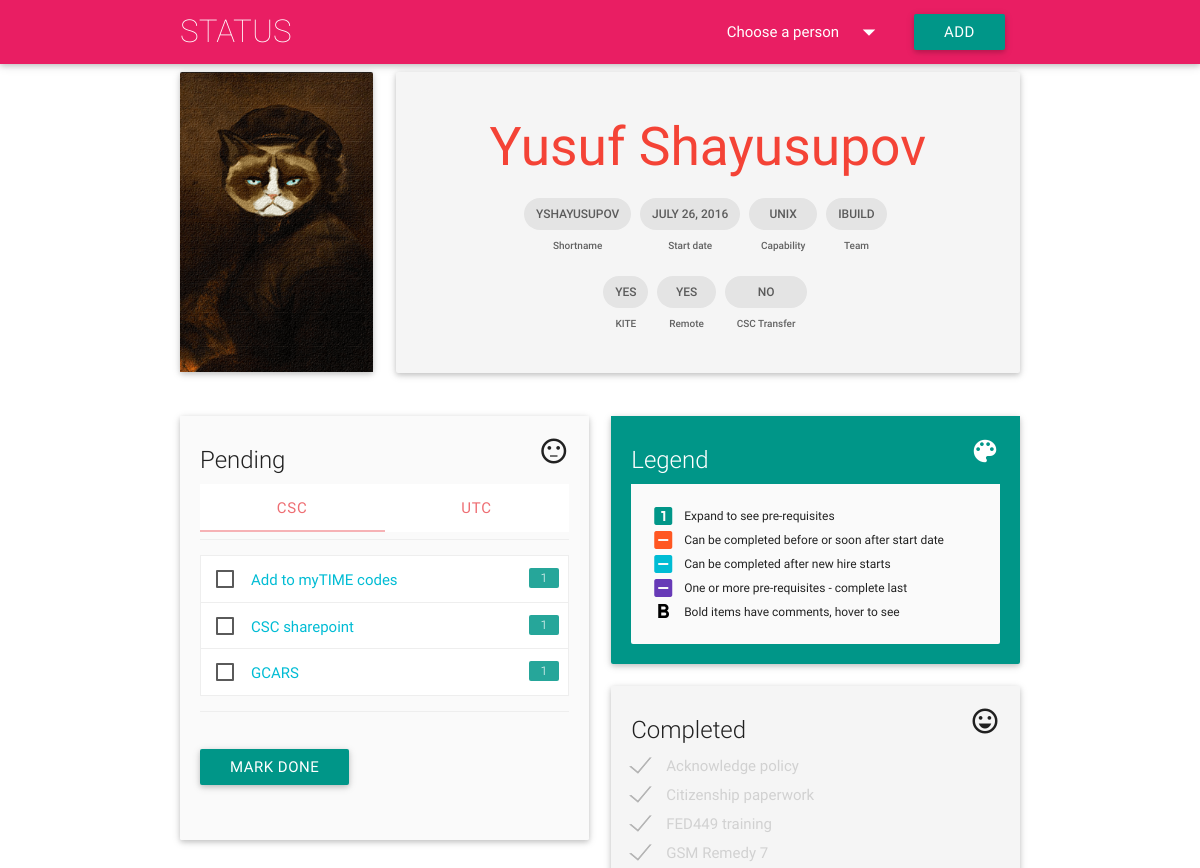
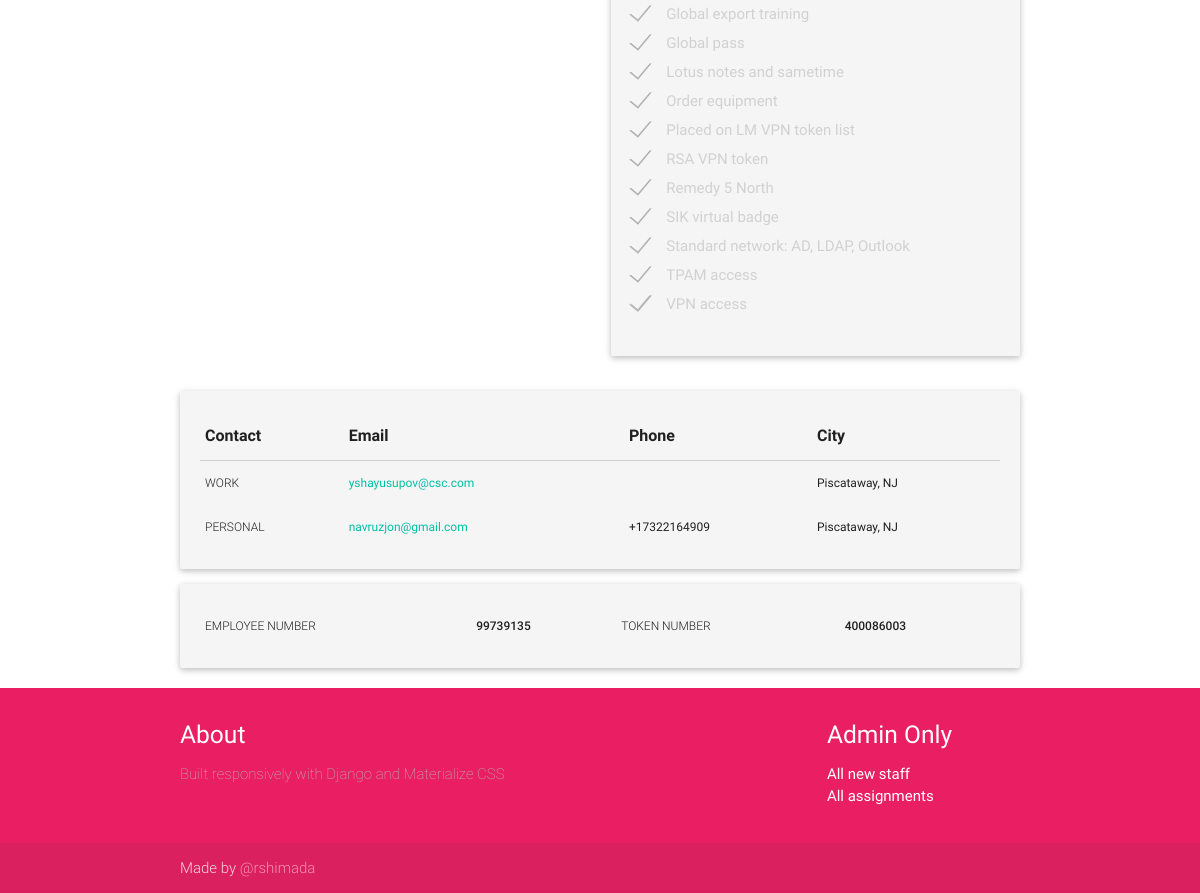
The page /yshayusupov on the database its author committed (2 pictures, top to bottom).
### app/models.py (models this page shows)
class Person(models.Model):
    TEAM_CHOICES = (
        ('iACTION', 'iACTION'),
        ('iBUILD', 'iBUILD'),
        ('iENHANCE', 'iENHANCE'),
        ('iSOLVE', 'iSOLVE'))
    EMPLOY_CHOICES = (
        ('Contractor', 'Contractor'),
        ('Employee', 'Employee'))
    SITE_CHOICES = (
        ('Hartford', 'Hartford'),
        ('Puerto Rico', 'Puerto Rico'))
    firstname = models.CharField(max_length=200, verbose_name='First name')
    lastname = models.CharField(max_length=200, verbose_name='Last name')
    shortname = models.CharField(max_length=200, unique=True, verbose_name='CSC shortname')
    startdate = models.DateField(auto_now_add=False, verbose_name='Start date')
    addeddate = models.DateTimeField(auto_now_add=True, verbose_name='Date added to status app')
    personalstreet = models.CharField(max_length=50, blank=True, verbose_name='Home street address')
    personalcity = models.CharField(max_length=50, blank=True, verbose_name='Home city')
    personalstate = models.CharField(max_length=50, blank=True, verbose_name='Home state (abbreviation)')
    personalzip = models.CharField(max_length=5, blank=True, verbose_name='Home zip code')
    personalemail = models.EmailField(max_length=50, blank=True, verbose_name='Personal email address')
    personalphone = PhoneNumberField(blank=True, verbose_name='Personal phone number, format: +1 860 888 6060')
    workphone = PhoneNumberField(blank=True, verbose_name='Work phone number')
    workstreet = models.CharField(max_length=50, blank=True, verbose_name='Work street address')
    workcity = models.CharField(max_length=50, verbose_name='Work city', default='Hartford')
    workstate = models.CharField(max_length=50, verbose_name='Work state', default='CT')
    workzip = models.CharField(max_length=5, blank=True, verbose_name='Work zip code')
    worksite = models.CharField(max_length=20, blank=True, choices=SITE_CHOICES, verbose_name="Work site")
    capability = models.CharField(max_length=20, choices=CAPABILITY_CHOICES, default='Wintel')
    team = models.CharField(max_length=20, choices=TEAM_CHOICES, default='iBUILD')
    kite = models.BooleanField(default=False, verbose_name='Assigned to KITE project')
    remote = models.BooleanField(default=False, verbose_name='Working remotely')
    employid = models.CharField(max_length=15, blank=True, verbose_name='Employee number or PRN')
    employtype = models.CharField(max_length=50, choices=EMPLOY_CHOICES, default='Contractor', verbose_name='Employment Type')
    cscid = models.CharField(max_length=10, blank=True, verbose_name='CSC UTC account name, e.g. XMDS123')
    csctransfer = models.BooleanField(default=False, verbose_name='Existing CSC transfer from another account')
    tokenserial = models.CharField(max_length=15, blank=True, verbose_name='CSC token serial number (if transfer)')
    class Meta:
        ordering = ['-addeddate']
        verbose_name_plural = 'people'
        unique_together = ("firstname", "lastname")
    def __str__(self):
        return '{0} {1}'.format(self.firstname, self.lastname)

class Assignment(models.Model):
    person = models.ForeignKey(Person)
    task = models.ForeignKey(Task)
    comment = models.CharField(max_length=200, blank=True)
    complete = models.BooleanField(default=False)
    class Meta:
        ordering = ['task']
    def __str__(self):
        return self.task.title

class Task(models.Model):
    BU_CHOICES = (
        ('CSC', 'CSC'),
        ('All UTC', 'All UTC'),
        ('CORP', 'Corp'),
        ('CCS', 'CCS (Carrier/FS)'),
        ('OTIS', 'Otis'),
        ('PW', 'P&W'),
        ('SIK', 'Sik'),
        ('UTAS', 'UTAS'),
        ('UTRC', 'UTRC'))
    title = models.CharField(max_length=200)
    description = models.CharField(max_length=600, blank=True)
    stage = models.CharField(max_length=2, blank=True)
    predecessor = models.ManyToManyField("self", symmetrical=False, blank=True)
    vpnrequired = models.BooleanField(default=False, verbose_name='VPN required for this')
    capability = models.CharField(max_length=20, choices=CAPABILITY_CHOICES, blank=True)
    division = models.CharField(max_length=20, choices=BU_CHOICES, blank=True)
    class Meta:
        ordering = ['title', 'stage', 'id']
    def __str__(self):
        return '{0}'.format(self.title)

### app/views.py (the view, shortened to what this page needs)
# urls.py: url(r'^(?P<shortname>\w+)', views.profile),
@require_http_methods(["GET", "POST"])
def profile(request, shortname=None):
    people = Person.objects.order_by('-addeddate')
    person = get_object_or_404(Person, shortname=shortname)
    assignments = Assignment.objects.filter(person=person)
    randimg = random.randint(1, 20)
    form = AssignmentForm(request.POST or None)
    context = {'shortname': shortname,
                'people': people,
                'person': person,
                'assignments': assignments,
                'form': form,
                'message': messages,
                'randimg': randimg}
    return render(request, 'app/profile.html', context)

### app/forms.py
class AssignmentForm(ModelForm):
    class Meta:
        model = Assignment
        fields = ['person', 'task', 'complete']

### app/templates/app/profile.html (shortened to what this page needs)
{% extends "app/index.html" %}
{% load staticfiles %}
{% block content %}
<div class="container">
  <div class="row">
    <div class="col l3 hide-on-med-and-down">
      <div class="card">
        <div class="card-image waves-effect waves-block waves-light">
          <a href="/{{ shortname }}">
            <img src="static/app/img/cat/cat-{{ randimg }}-min.png"></a>
        </div>
      </div>
    </div>
    <div class="col s12 l9">
      <div class="card profile-card">
        <div class="card-content center">
          <span class="card-title red-text">
            <a class="red-text" href="/{{ shortname }}">
              <h2 class="header">{{ person }}</h2></a>
          </span>
          <div class="row">
            <div class="chip">
              <p class="card-item">{{ shortname }}</p>
              Shortname
            </div>
            <div class="chip">
              <p class="card-item">{{ person.startdate }}</p>
              Start date
            </div>
            <div class="chip">
              <p class="card-item">{{ person.capability }}</p>
              Capability
            </div>
            <div class="chip">
              <p class="card-item">{{ person.team }}</p>
              Team
            </div>
          </div>
          <div class="row">
            <div class="chip">
              {% if not person.kite %}<p class="card-item">No</p>
              {% else %}<p class="card-item">Yes</p>{% endif %}
              KITE
            </div>
            <div class="chip">
              {% if not person.remote %}<p class="card-item">No</p>
              {% else %}<p class="card-item">Yes</p>{% endif %}
              Remote
            </div>
            <div class="chip">
              {% if not person.csctransfer %}<p class="card-item">No</p>
              {% else %}<p class="card-item">Yes</p>{% endif %}
              CSC Transfer
            </div>
          </div>
        </div>
      </div>
    </div>
  </div>
  <div class="row">
    <div class="col s12 l6">
      <div class="card">
        <div class="card-content grey lighten-5">
          <span class="card-title">Pending
            <i class="right small material-icons">sentiment_neutral</i>
          </span>
          <div class="row">
              <div class="col s12">
                <ul class="tabs">
                  <li class="tab col s3"><a class="active" href="#csc_tasks">CSC</a></li>
                  <li class="tab col s3"><a href="#utc_tasks">UTC</a></li>
                </ul>
              </div>
              <div id="csc_tasks" class="col s12">
          <form action="" method="POST">
              <ul class="collapsible" data-collapsible="accordion">
              </ul>
              <ul class="collapsible" data-collapsible="accordion">
              </ul>
              <ul class="collapsible" data-collapsible="accordion">
              </ul>
            <br /><input type="submit" value="mark done" class="teal btn waves-light">
          </form>
            </div>
          </div>
        </div>
      </div>
    </div>
    <div class="col s12 l6">
      <div class="card">
        <div class="card-content teal">
          <span class="card-title white-text">Legend
            <i class="right small material-icons">color_lens</i>
          </span>
          <div class="card-content grey lighten-5">
            <table id="legend">
              <col style="width:10%">
              <col style="width:90%">
              <tbody>
                <tr>
                  <td><i class="material-icons teal-text">looks_one</i></td>
                  <td>Expand to see pre-requisites</td>
                </tr>
                <tr>
                  <td><i class="material-icons deep-orange-text">indeterminate_check_box</i></td>
                  <td>Can be completed before or soon after start date</td>
                </tr>
                <tr>
                  <td><i class="material-icons cyan-text">indeterminate_check_box</i></td>
                  <td>Can be completed after new hire starts</td>
                </tr>
                <tr>
                  <td><i class="material-icons deep-purple-text">indeterminate_check_box</i></td>
                  <td>One or more pre-requisites - complete last</td>
                </tr>
                <tr>
                  <td><strong><i class="material-icons black-text">format_bold</i></strong></td>
                  <td>Bold items have comments, hover to see</td>
                </tr>
              </tbody>
            </table>
          </div>
        </div>
      </div>
    </div>
    <div class="col s12 l6">
      <div class="card">
        <div class="card-content grey lighten-4">
          <span class="card-title">Completed
            <i class="right small material-icons">sentiment_very_satisfied</i>
          </span>
          <form action="" method="post">
          </form>
        </div>
      </div>
    </div>
  </div>
  <div class="col s12 l6">
    <div class="card profile-card">
      <div class="card-content">
        <table class="responsive-table highlight">
          <thead>
            <tr>
              <th>Contact</th>
              <th>Email</th>
              <th>Phone</th>
              <th>City</th>
            </tr>
          </thead>
          <tbody>
            <tr>
              <td class="cell-label">Work</td>
              <td><a href="mailto:{{ shortname }}@csc.com">{{ shortname }}@csc.com</a></td>
              <td>{{ person.workphone }}</td>
              <td>{{ person.workcity }}, {{ person.workstate }}</td>
            </tr>
            <tr>
              <td class="cell-label">Personal</td>
              <td><a href="mailto:{{ person.personalemail }}">{{ person.personalemail }}</a></td>
              <td>{{ person.personalphone }}</td>
              <td>{{ person.personalcity }}, {{ person.personalstate }}</td>
            </tr>
          </tbody>
        </table>
      </div>
    </div>
  </div>
  <div class="col s12">
    <div class="card profile-card">
      <div class="card-content">
        <table class="responsive-table highlight">
          <tbody>
            <tr>
              <td class="cell-label">Employee number</td>
              <td class="td-bold">{{ person.employid }}</td>
              <td class="cell-label">Token number</td>
              <td class="td-bold">{{ person.tokenserial }}</td>
            </tr>
          </tbody>
        </table>
      </div>
    </div>
  </div>
</div>
{% endblock %}

### app/static/app/css/app.css (style rules this page uses)
.card-item, .td-bold { font-size: 12px; font-weight: 500; text-transform: uppercase; }
.chip { font-size: 10px !important; }
td { font-size: 12px !important; }
.cell-label { font-weight: 300; text-transform: uppercase; }
.card-image { max-height: 300px; }
label { margin: 0 0 4px 0; }
#legend td, #legend tr { padding: 0; }
.profile-card { background-color: #F5F5F5; }
.collapsible, .collapsible.popout > li.active, .collapsible.popout > li { box-shadow: none !important; border-top: 1px solid #eee; border-right: 1px solid #eee; border-left: 1px solid #eee; transition: none; }
.collapsible-header { padding: 0.8rem 1rem 0.3rem 1rem !important; border-bottom: 1px solid #eee; }
span.badge { right: 30px; line-height: 20px; min-width: 2rem; }
span.badge.new:after { content: "" !important; }

### rows shown on the page
Person: firstname+lastname "Yusuf Shayusupov", shortname "YSHAYUSUPOV", startdate "JULY 26, 2016", capability "UNIX", team "IBUILD", shortname "yshayusupov", workcity "Piscataway", workstate "NJ", personalemail "navruzjon@gmail.com", personalphone "+17322164909", personalcity "Piscataway", personalstate "NJ", employid "99739135", tokenserial "400086003"
Assignment: task+complete "Add to myTIME codes 1 CSC sharepoint 1 GCARS 1", complete+id+comment "Acknowledge policy Citizenship paperwork FED449 training GSM Remedy 7 Global export training Global pass Lotus notes and sametime Order equipment Placed on LM VPN token list RSA VPN token Remedy 5 North SIK virtual badge Standard network: AD, LDAP, Outlook TPAM access VPN access"
